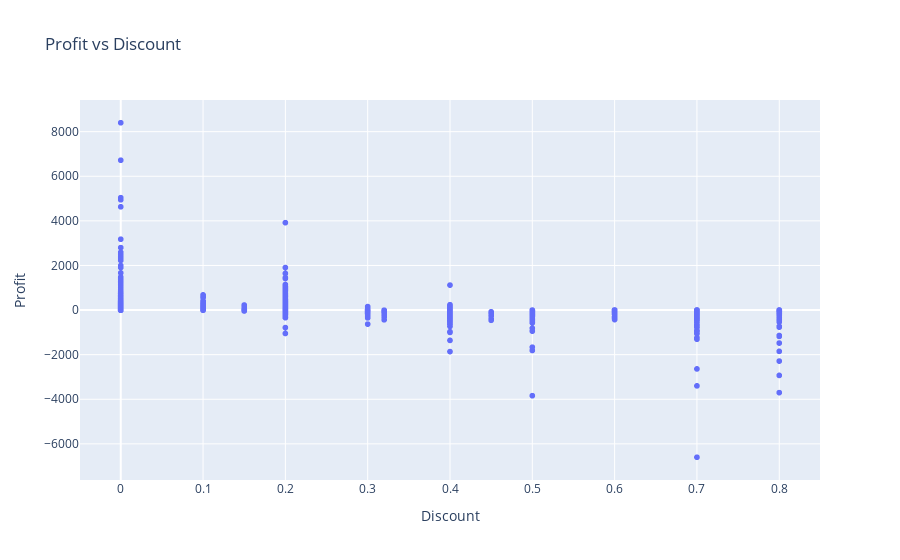

Notebook code cell kept with this figure:
### Markdown cell above
Create a scatter plot to analyze the relationship between profit and discount.

### Code cell
fig_scatter = px.scatter(superstore_db, x='Discount', y='Profit', title='Profit vs Discount')
fig_scatter.show()

### Figure 1 — Plotly figure (JSON) as saved in the notebook; plotly's stock layout.template omitted (floating-point values rounded to 4 significant figures; data arrays with more than 128 entries replaced by an {"elided": "..."} marker saying what was removed)
{"data": [{"hovertemplate": "Discount=%{x}<br>Profit=%{y}<extra></extra>", "legendgroup": "", "marker": {"color": "#636efa", "symbol": "circle"}, "mode": "markers", "name": "", "showlegend": false, "type": "scattergl", "x": {"elided": "9994 float values"}, "xaxis": "x", "y": {"elided": "9994 float values"}, "yaxis": "y"}], "layout": {"legend": {"tracegroupgap": 0}, "title": {"text": "Profit vs Discount"}, "xaxis": {"anchor": "y", "domain": [0, 1], "title": {"text": "Discount"}}, "yaxis": {"anchor": "x", "domain": [0, 1], "title": {"text": "Profit"}}}}
